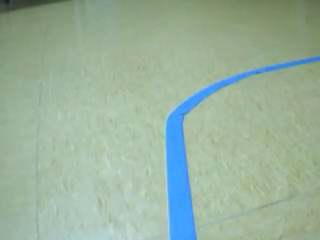
#> input picture frame 226 of assignment-2/video1.mp4, 320 x 240 px
$ python etiqueta_imagenes.py   (older library calls are emulated)
#> lines starting #> are read from the running program, lines starting #| are printed output that depends on the picture; after the words box and inside, x2 and y2 are one past the last pixel; in counts of white or black regions, pixels touching at a corner belong together
import time
import cv2
from scipy.misc import imread, imsave
from matplotlib import pyplot as plt
import numpy as np

capture = cv2.VideoCapture("./video1.mp4")

lower_blue = np.array([90, 60, 60])
upper_blue = np.array([255, 255, 255])
lower_red1 = np.array([0, 65, 75])
upper_red1 = np.array([12, 255, 255])
lower_red2 = np.array([240, 65, 75])
upper_red2 = np.array([255, 255, 255])

name = 'segmentation.mp4'
fourcc = cv2.VideoWriter_fourcc(*'mp4v')
out = cv2.VideoWriter(name, fourcc, 30, (320 * 2, 240 * 2))

while capture.isOpened():
    ret, frame = capture.read()
#> frame is the input picture: shape (240, 320, 3); mean B, G, R 157.2, 177.6, 153.8

    hsv = cv2.cvtColor(frame, cv2.COLOR_BGR2HSV)
#> hsv: shape (240, 320, 3); mean H, S, V 57.5, 47.3, 181.9
    gray = cv2.cvtColor(frame, cv2.COLOR_BGR2GRAY)
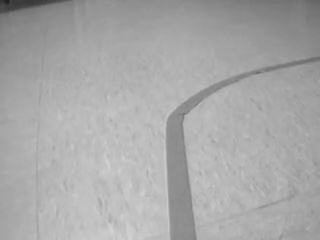
#> gray: shape (240, 320); min 31, max 213, mean 168.1

    mask_line = cv2.inRange(hsv, lower_blue, upper_blue)
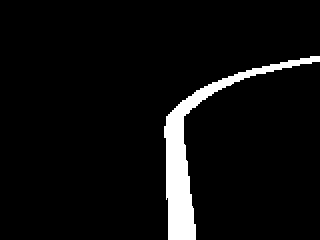
#> mask_line: shape (240, 320); 5.5% white; 1 white region, box (x1, y1, x2, y2) and area: (164, 56, 320, 240) 4188
    res_line = cv2.bitwise_and(frame, frame, mask=mask_line)
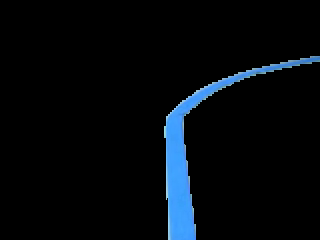
#> res_line: shape (240, 320, 3); mean B, G, R 13, 8.7, 4.3

    mask_r1 = cv2.inRange(hsv, lower_red1, upper_red1)
#> mask_r1: shape (240, 320); every value is 0
    mask_r2 = cv2.inRange(hsv, lower_red2, upper_red2)
    mask_arrow = cv2.add(mask_r1, mask_r2)
    res_arrow = cv2.bitwise_and(frame, frame, mask=mask_arrow)
#> res_arrow: shape (240, 320, 3); every value is 0

    mask_final = cv2.add(mask_line, mask_arrow)
    res = cv2.bitwise_and(frame, frame, mask=mask_final)

    cv2.imshow('original', frame)
    cv2.imshow('res_line', res_line)
    cv2.imshow('res_arrow', res_arrow)
    cv2.imshow('res', res)

    top = np.concatenate((frame, res), axis=1)
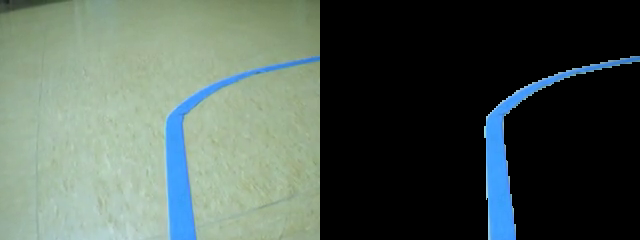
#> top: shape (240, 640, 3); mean B, G, R 85.1, 93.1, 79.1
    bottom = np.concatenate((res_line, res_arrow), axis=1)
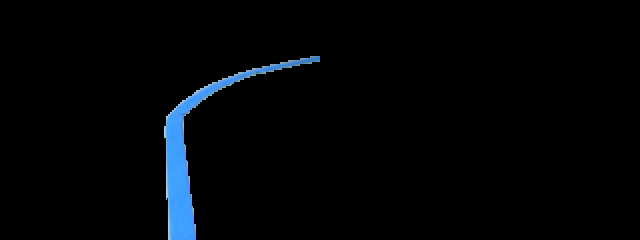
#> bottom: shape (240, 640, 3); mean B, G, R 6.5, 4.3, 2.2
    total = np.concatenate((top, bottom), axis=0)
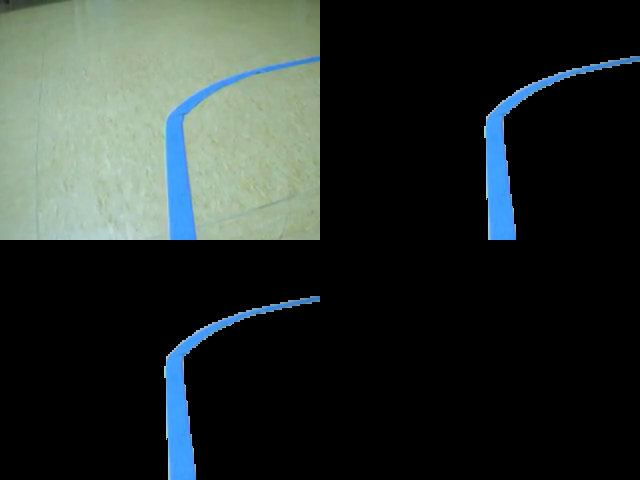
#> total: shape (480, 640, 3); mean B, G, R 45.8, 48.7, 40.6
    out.write(total)
    cv2.imshow('total', total)

    if cv2.waitKey(1) & 0xFF == ord('q'):
#> (key q is pressed here)
        break

out.release()
cv2.destroyAllWindows()

$ run again, starting later in the video
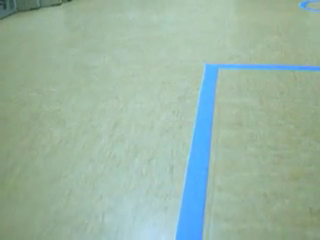
#> input picture frame 1017 of assignment-2/video1.mp4, 320 x 240 px
#> frame is the input picture: shape (240, 320, 3); mean B, G, R 163.9, 181.2, 154.8
#> hsv: shape (240, 320, 3); mean H, S, V 63.1, 45.3, 185.3
#> `mask_line = cv2.inRange(hsv, lower_blue, upper_blue)`:
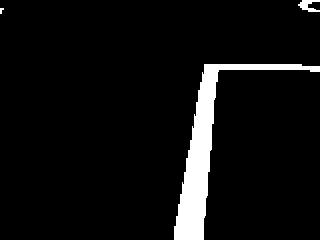
#> mask_line: shape (240, 320); 6.1% white; 3 white regions (1 under 20 px), largest, box (x1, y1, x2, y2) and area: (174, 64, 320, 240) 4521, (298, 0, 320, 12) 146
#> mask_r1: shape (240, 320); every value is 0
#> res_arrow: shape (240, 320, 3); every value is 0
#> `total = np.concatenate((top, bottom), axis=0)`:
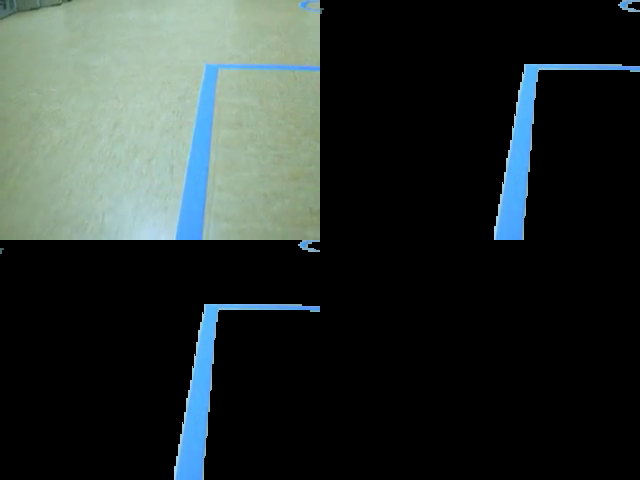
#> total: shape (480, 640, 3); mean B, G, R 48.4, 50.7, 41.7

$ run again, starting later in the video
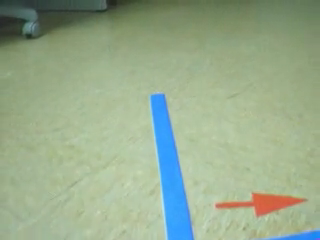
#> input picture frame 1808 of assignment-2/video1.mp4, 320 x 240 px
#> frame is the input picture: shape (240, 320, 3); mean B, G, R 141.9, 170.7, 151.6
#> hsv: shape (240, 320, 3); mean H, S, V 47.9, 60.4, 175.9
#> `mask_line = cv2.inRange(hsv, lower_blue, upper_blue)`:
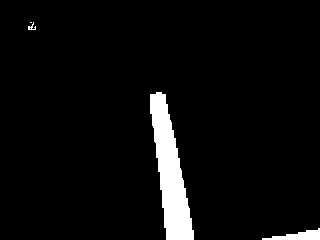
#> mask_line: shape (240, 320); 4.8% white; 4 white regions (1 under 20 px), largest, box (x1, y1, x2, y2) and area: (150, 92, 194, 240) 3303, (262, 228, 320, 240) 356, (28, 22, 36, 30) 29
#> mask_r1: shape (240, 320); 1.1% white; 1 white region, box (x1, y1, x2, y2) and area: (215, 194, 304, 216) 863
#> mask_r2: shape (240, 320); every value is 0
#> mask_final: shape (240, 320); 5.9% white; 5 white regions (1 under 20 px), largest, box (x1, y1, x2, y2) and area: (150, 92, 194, 240) 3303, (215, 194, 304, 216) 863, (262, 228, 320, 240) 356, (28, 22, 36, 30) 29
#> `total = np.concatenate((top, bottom), axis=0)`:
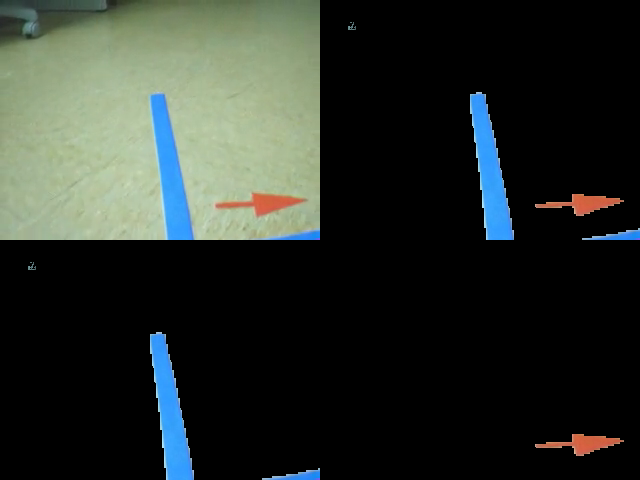
#> total: shape (480, 640, 3); mean B, G, R 41.7, 47.1, 40.7
